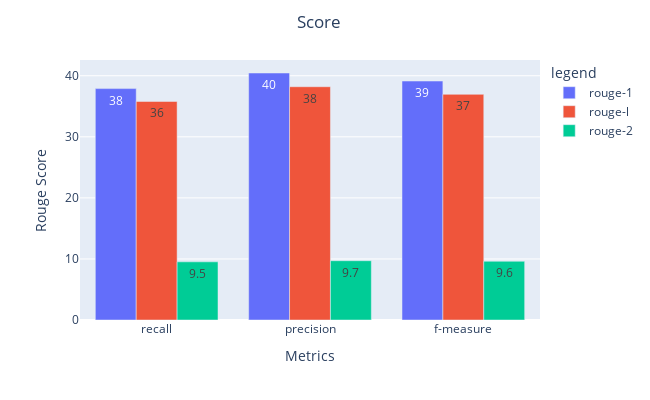

The cell this chart's notebook holds for it:
### Code cell
T5Rouge = T5Rouge[['rouge-1','rouge-l', 'rouge-2']]

fig = px.bar(T5Rouge*100, x=T5Rouge.index, y=T5Rouge.columns,
             barmode='group',
             text_auto='.2s',
             labels={
                     "Algo": "Algorithms",
                     "value": "Rouge Score",
                     "variable": "legend",
                     'index': "Metrics"
                 })
fig.update_layout( width=650,
                  height=400,
                title={
                  'text': "Score",
                  'y':.96,
                  'x':0.49,
                  'xanchor': 'center',
                  'yanchor': 'top'})

fig.show()

### Figure 1 — Plotly figure (JSON) as saved in the notebook; plotly's stock layout.template omitted (floating-point values rounded to 4 significant figures)
{"data": [{"alignmentgroup": "True", "hovertemplate": "legend=rouge-1<br>Metrics=%{x}<br>Rouge Score=%{y}<extra></extra>", "legendgroup": "rouge-1", "marker": {"color": "#636efa", "pattern": {"shape": ""}}, "name": "rouge-1", "offsetgroup": "rouge-1", "orientation": "v", "showlegend": true, "textposition": "auto", "texttemplate": "%{y:.2s}", "x": ["recall", "precision", "f-measure"], "xaxis": "x", "y": [37.89, 40.45, 39.13], "yaxis": "y", "type": "bar"}, {"alignmentgroup": "True", "hovertemplate": "legend=rouge-l<br>Metrics=%{x}<br>Rouge Score=%{y}<extra></extra>", "legendgroup": "rouge-l", "marker": {"color": "#EF553B", "pattern": {"shape": ""}}, "name": "rouge-l", "offsetgroup": "rouge-l", "orientation": "v", "showlegend": true, "textposition": "auto", "texttemplate": "%{y:.2s}", "x": ["recall", "precision", "f-measure"], "xaxis": "x", "y": [35.79, 38.2, 36.96], "yaxis": "y", "type": "bar"}, {"alignmentgroup": "True", "hovertemplate": "legend=rouge-2<br>Metrics=%{x}<br>Rouge Score=%{y}<extra></extra>", "legendgroup": "rouge-2", "marker": {"color": "#00cc96", "pattern": {"shape": ""}}, "name": "rouge-2", "offsetgroup": "rouge-2", "orientation": "v", "showlegend": true, "textposition": "auto", "texttemplate": "%{y:.2s}", "x": ["recall", "precision", "f-measure"], "xaxis": "x", "y": [9.524, 9.709, 9.615], "yaxis": "y", "type": "bar"}], "layout": {"xaxis": {"anchor": "y", "domain": [0, 1], "title": {"text": "Metrics"}, "type": "category", "range": [-0.5, 2.5], "autorange": true}, "yaxis": {"anchor": "x", "domain": [0, 1], "title": {"text": "Rouge Score"}, "type": "linear", "range": [0, 42.58], "autorange": true}, "legend": {"title": {"text": "legend"}, "tracegroupgap": 0}, "margin": {"t": 60}, "barmode": "group", "title": {"text": "Score", "y": 0.96, "x": 0.49, "xanchor": "center", "yanchor": "top"}, "width": 650, "height": 400}}
